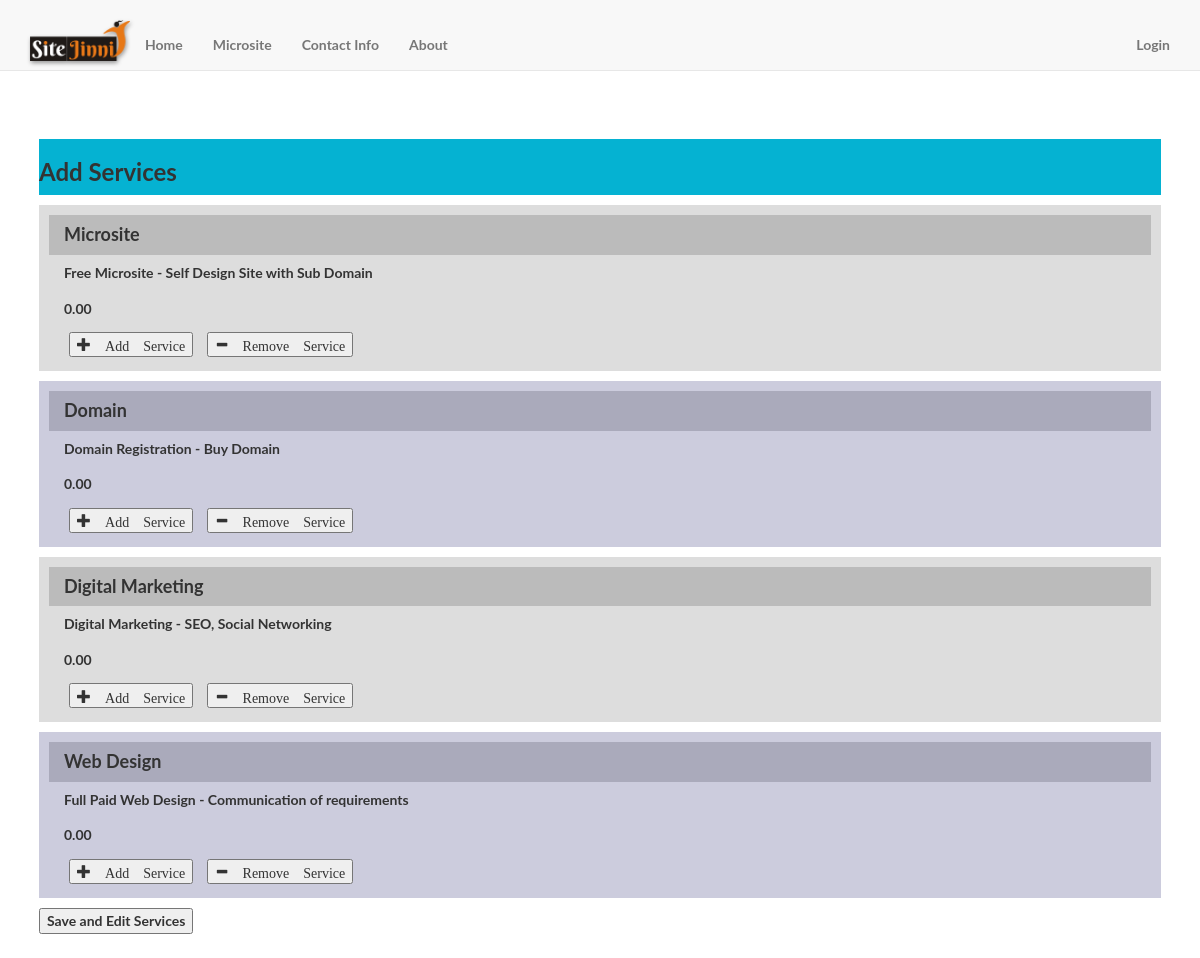
Screenshot of /serviceSelectionPage.php (signed in) with the database file from the repository.
### tables this page shows
CREATE TABLE `SERVICETYPE` (
  `servicetypeid` int(11) NOT NULL,
  `servicetypename` varchar(50) DEFAULT NULL,
  `description` varchar(250) NOT NULL,
  `pricetag` double(4,2) UNSIGNED ZEROFILL NOT NULL,
  `url` varchar(256) NOT NULL
);

### Classes/Entities/ServiceType.php (called while the page is built, shortened)
<?php
class ServiceType{
    public function __construct($servtypeid, $servname, $desc, $price, $servurl) {
        $this->servicetypeid = $servtypeid;
        $this->servicetypename = $servname;
        $this->description = $desc;
        $this->pricetag = $price;
    }
    public static function GetAllServiceTypes() {
        try {
            $srvtps = array();
            $conn = DataAccess::connect();
            if($conn != NULL) {
                $sql = "SELECT servicetypeid, servicetypename, description, pricetag, url FROM SERVICETYPE";
                $result = $conn->query($sql);
                if ($result != NULL && $result->num_rows > 0) {
                        while($row = $result->fetch_assoc()) {
                            $srvtp = new ServiceType($row["servicetypeid"],$row["servicetypename"],$row["description"],$row["pricetag"],$row["url"]);
                            array_push($srvtps, $srvtp);
                        }
                }
            }
            return $srvtps;
        } catch (Exception $exc) {
            echo $exc->getTraceAsString();
        }
    }
}

### Classes/DataAccess.php (called while the page is built, shortened)
<?php
class DataAccess {
    private static $conn = NULL;
    public static function connect(){
        $servername = "localhost";
        $username = "iamjinni_service";
        $password = "SN.sitejinni@1";
        $port = "3306";
        $dbname = "iamjinni_CMSDBMAIN";
        DataAccess::$conn = new mysqli($servername, $username, $password, $dbname, $port, "");
        return DataAccess::$conn;
    }
    public static function getdatabyquery($query)
    {
        $result = NULL;
        if(DataAccess::$conn != NULL)
        {
            $result = DataAccess::$conn->query($query);
        }
        return $result;
    }
}

### serviceSelectionPage.php (the view, shortened to what this page needs)
<?php
    include './Classes/DataAccess.php';
    include './Classes/Entities/ServiceType.php';
?>
<!DOCTYPE html>
<html>
    <head>
        <link href="font-awesome/css/font-awesome.min.css" rel="stylesheet" type="text/css">
        <link href="vendor/twbs/bootstrap/dist/css/bootstrap.css" rel="stylesheet">
        <link href="vendor/twbs/bootstrap/dist/css/bootstrap.min.css" rel="stylesheet">
        <link href="css/landing-page.css" rel="stylesheet">
    </head>
    <body>
    <nav class="navbar navbar-default navbar-fixed-top topnav" role="navigation">
        <div class="container topnav">
            <?php
                include("/htmlassets/sitejinniNavBar.php");
            ?>
        </div>
    </nav>
        <div class="container">
            <div class="well-lg">
                <div class="row" style="height: 45px"></div>
                <div class="row" style="background-color: #05B2D2;">
                    <h3>Add Services</h3>
                </div>
                <div class="row">
                    <div id="servicesForm" class="box col-lg-12" style="padding: 0px;">
                        <?php
                            $colors = ['#DDDDDD','#CCCCDD'];
                            $headercolors = ['#BBBBBB','#AAAABB'];
                            if($client == NULL)
                                $client = $_SESSION["client"];
                            $sql = "SELECT st.*, s.servicetype , s.serviceid
                                    FROM
                                    (SELECT * FROM SERVICE WHERE clientid='".$client->clientid."') s
                                    RIGHT JOIN SERVICETYPE st ON s.servicetype = st.servicetypeid ";
                            $result = DataAccess::getdatabyquery($sql);
                            $values = array();
                            if ($result != NULL && $result->num_rows > 0) {
                                    while($row = $result->fetch_assoc()) {
                                        $srvtp = new ServiceType($row["servicetypeid"],$row["servicetypename"],$row["description"],$row["pricetag"],$row["url"]);
                                        array_push($values, [$srvtp,$row["servicetype"], $row["serviceid"]]);
                                    }
                            }
                            $servicetypes = ServiceType::GetAllServiceTypes();
                            $cnt = 0;
                            if($servicetypes != NULL && count($servicetypes)>0)
                            {
                                foreach ($values as $key => $value) {
                                    $visibility = NULL;
                                    if($value[1] == NULL)
                                        $visibility = "hidden";
                                    else
                                        $visibility = "visible";
                                    echo '<div class="row" style="background-color: '.$colors[$cnt % 2].'; margin: 10px 0px 10px 0px; padding: 10px">
                                            <div class="col-lg-12 col-md-12 col-sm-12" style="background-color: '.$headercolors[$cnt % 2].'">
                                                <h4>'.$value[0]->servicetypename.'</h4>
                                            </div>
                                            <div class="col-lg-12 col-md-12 col-sm-12">
                                                <h5>'.$value[0]->description.'</h5>
                                            </div>
                                            <div class="col-lg-12 col-md-12 col-sm-12">
                                                <h5>'.$value[0]->pricetag.'</h5>
                                            </div>
                                            <div class="col-lg-8 col-md-8 col-sm-8">
                                                <button class="button glyphicon glyphicon-plus" style="height: 25px; margin: 5px" type="button" onclick="addService('.$value[0]->servicetypeid.')"> Add Service</button>
                                                <button class="button glyphicon glyphicon-minus" style="height: 25px; margin: 5px" type="button" onclick="delService('.$value[0]->servicetypeid.')"> Remove Service</button>
                                            </div>
                                            <div class="col-lg-4 col-md-4 col-sm-4" style="text-align: center; visibility: '.$visibility.'">
                                                <form method="POST" action="'.$value[0]->url.'" name="manageServiceForm" id="manageServiceForm">
                                                    <div class="row" >
                                                        <input type="hidden" name="selservid" value="'.$value[2].'"/>
                                                        <text class="glyphicon glyphicon-ok-sign"/>
                                                        <input type="submit" value="Manage Service" style="marging: 10px"/>
                                                    </div>
                                                </form>
                                            </div>
                                          </div>';
                                    $cnt = $cnt + 1;
                                }
                            }
                        ?>
                    </div>
                    <div class="box col-lg-12" style="padding: 0px">
                        <input type="submit" value="Save and Edit Services" id="btnServiceSubmit" name="servicesubmit"/>
                    </div>
                </div>
            </div>
        </div>
    </body>
</html>

### htmlassets/sitejinniNavBar.php (shortened to what this page needs)
<?php
    $path = $_SERVER['DOCUMENT_ROOT'];
    $locpath = str_replace(stristr($path, '/docroots'), '', $path) ;
    $user = NULL;
    if(isset($_SESSION["user"]))
        $user = $_SESSION["user"];
?>
<!DOCTYPE html>
        <div class="collapse navbar-collapse" id="navdiv">
            <ul class="nav navbar-nav navbar-left">
                <LI><img src="/Images/site_jinni_logo.PNG" style="max-width: 100px; -webkit-filter: drop-shadow(1px 2px 2px rgba(0,0,0,0.4))"/></LI>
                <LI><a href="sitejinni.com">Home</a></LI>
                <li><a href="microsite/selection.php">Microsite</a>
                <LI><a href="#contact">Contact Info</a></LI>
                <LI><a href="#contact">About</a></LI>
            </ul>
            <?php
                if($user != NULL) {
                    include($locpath . "/htmlassets/cart_usersection.php");
                } else {
                    echo '<ul class="nav navbar-nav navbar-right">' .
                            '<li id="cartdiv">' .
                                '<a class="navbar-brand topnav" href="/loginPage.php">Login</a>' .
                            '</li>' .
                         '</ul>';
                }
            ?>
        </div>

### css/landing-page.css (style rules this page uses)
.container { margin-top: 20px; }
body, html { width: 100%; height: 100%; }
body, h1, h2, h3, h4, h5, h6 { font-family: "Lato","Helvetica Neue",Helvetica,Arial,sans-serif; font-weight: 700; }
.topnav { font-size: 14px; }
body { padding-top: 50px; }

### rows the page displays
servicetype: servicetypename "Microsite", description "Free Microsite - Self Design Site with Sub Domain", pricetag "0.00"
servicetype: servicetypename "Domain", description "Domain Registration - Buy Domain", pricetag "0.00", $value[0]->servicetypeid 2 (drawn)
servicetype: servicetypename "Digital Marketing", description "Digital Marketing - SEO, Social Networking", pricetag "0.00"
servicetype: servicetypename "Web Design", description "Full Paid Web Design - Communication of requirements", pricetag "0.00"
